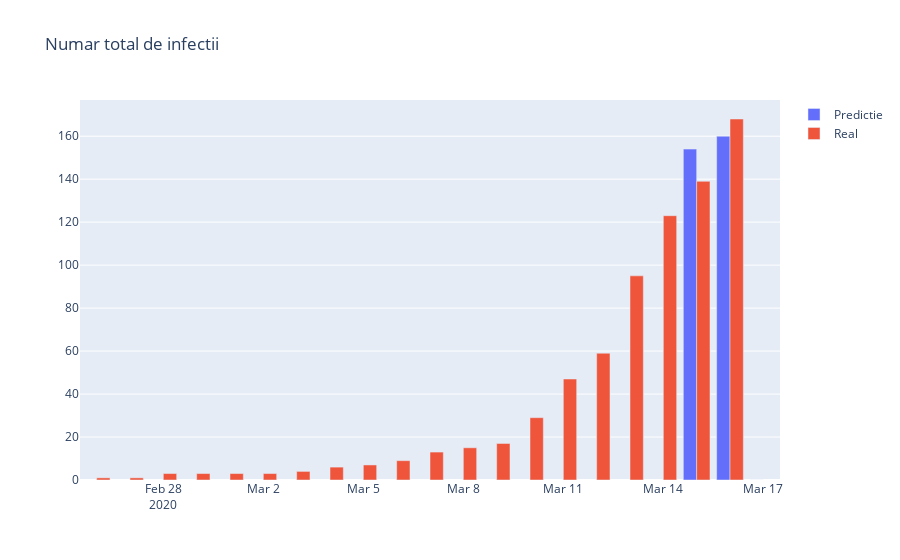

The code cell stored with this chart in its notebook:
### Code cell
#Total cazuri
inf_pred = infectii.merge(predictii, left_on='data', right_on='data', how='outer')
x = inf_pred['data']
y1 = inf_pred['cumulat']
y2 = inf_pred['predictie_cumulat_t1']

fig = go.Figure(data=[
    go.Bar(name='Predictie', x=x, y=y2),
    go.Bar(name='Real', x=x, y=y1)
])

fig.update_layout(title="Numar total de infectii")

#py.iplot(fig)
fig.show()
#pio.write_html(fig, file='infectii_totale.html', auto_open=True)

### Figure 1 — Plotly figure (JSON) as saved in the notebook; plotly's stock layout.template omitted (floating-point values rounded to 4 significant figures)
{"data": [{"name": "Predictie", "type": "bar", "x": ["2020-02-26T00:00:00", "2020-02-27T00:00:00", "2020-02-28T00:00:00", "2020-02-29T00:00:00", "2020-03-01T00:00:00", "2020-03-02T00:00:00", "2020-03-03T00:00:00", "2020-03-04T00:00:00", "2020-03-05T00:00:00", "2020-03-06T00:00:00", "2020-03-07T00:00:00", "2020-03-08T00:00:00", "2020-03-09T00:00:00", "2020-03-10T00:00:00", "2020-03-11T00:00:00", "2020-03-12T00:00:00", "2020-03-13T00:00:00", "2020-03-14T00:00:00", "2020-03-15T00:00:00", "2020-03-16T00:00:00", "2020-03-17T00:00:00"], "y": [null, null, null, null, null, null, null, null, null, null, null, null, null, null, null, null, null, null, 154, 160, 0]}, {"name": "Real", "type": "bar", "x": ["2020-02-26T00:00:00", "2020-02-27T00:00:00", "2020-02-28T00:00:00", "2020-02-29T00:00:00", "2020-03-01T00:00:00", "2020-03-02T00:00:00", "2020-03-03T00:00:00", "2020-03-04T00:00:00", "2020-03-05T00:00:00", "2020-03-06T00:00:00", "2020-03-07T00:00:00", "2020-03-08T00:00:00", "2020-03-09T00:00:00", "2020-03-10T00:00:00", "2020-03-11T00:00:00", "2020-03-12T00:00:00", "2020-03-13T00:00:00", "2020-03-14T00:00:00", "2020-03-15T00:00:00", "2020-03-16T00:00:00", "2020-03-17T00:00:00"], "y": [1, 1, 3, 3, 3, 3, 4, 6, 7, 9, 13, 15, 17, 29, 47, 59, 95, 123, 139, 168, null]}], "layout": {"title": {"text": "Numar total de infectii"}}}
